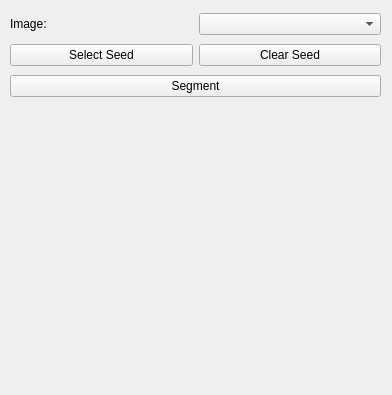
<?xml version="1.0" encoding="UTF-8"?>
<ui version="4.0">
 <class>AirwaySegmentationView</class>
 <widget class="QWidget" name="AirwaySegmentationView">
  <property name="geometry">
   <rect>
    <x>0</x>
    <y>0</y>
    <width>392</width>
    <height>395</height>
   </rect>
  </property>
  <property name="windowTitle">
   <string>Form</string>
  </property>
  <widget class="QWidget" name="verticalLayoutWidget">
   <property name="geometry">
    <rect>
     <x>10</x>
     <y>10</y>
     <width>371</width>
     <height>91</height>
    </rect>
   </property>
   <layout class="QVBoxLayout" name="verticalLayout">
    <item>
     <layout class="QHBoxLayout" name="horizontalLayout">
      <item>
       <widget class="QLabel" name="label">
        <property name="text">
         <string>Image:</string>
        </property>
       </widget>
      </item>
      <item>
       <widget class="QmitkDataStorageComboBox" name="ImageSelector"/>
      </item>
     </layout>
    </item>
    <item>
     <layout class="QHBoxLayout" name="horizontalLayout_2">
      <item>
       <widget class="QPushButton" name="SeedSelectBtn">
        <property name="text">
         <string>Select Seed</string>
        </property>
        <property name="checkable">
         <bool>true</bool>
        </property>
       </widget>
      </item>
      <item>
       <widget class="QPushButton" name="SeedClearBtn">
        <property name="text">
         <string>Clear Seed</string>
        </property>
       </widget>
      </item>
     </layout>
    </item>
    <item>
     <widget class="QPushButton" name="SegmentBtn">
      <property name="text">
       <string>Segment</string>
      </property>
     </widget>
    </item>
   </layout>
  </widget>
 </widget>
 <customwidgets>
  <customwidget>
   <class>QmitkDataStorageComboBox</class>
   <extends>QComboBox</extends>
   <header>QmitkDataStorageComboBox.h</header>
  </customwidget>
 </customwidgets>
 <resources/>
 <connections/>
</ui>
